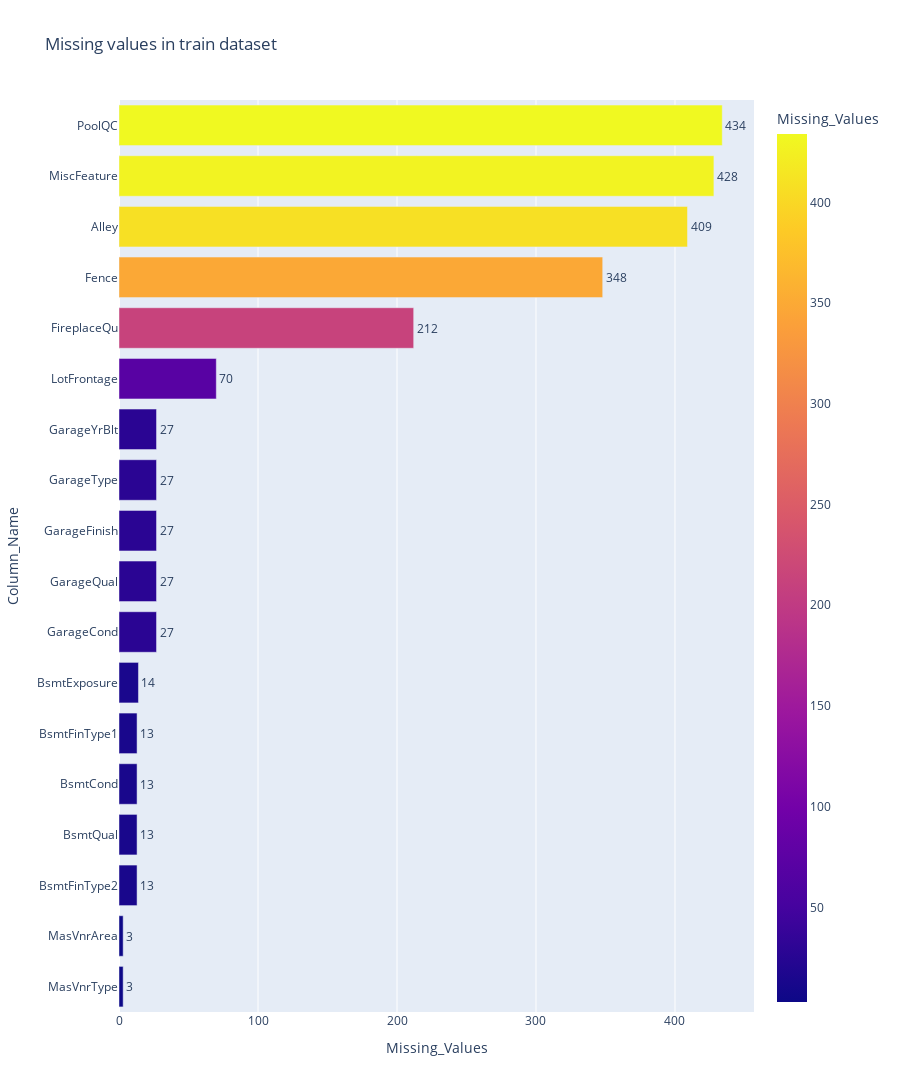

Notebook source saved alongside this figure:
### Code cell
fig = px.bar(temp_df.sort_values(by='Missing_Values'), x='Missing_Values', y='Column_Name',
             orientation='h', height=1500, width=900, color='Missing_Values', text='Missing_Values', title='Missing values in train dataset')
fig.update_traces(textposition='outside')
fig.show()

### Figure 1 — Plotly figure (JSON) as saved in the notebook; plotly's stock layout.template omitted (floating-point values rounded to 4 significant figures)
{"data": [{"alignmentgroup": "True", "hovertemplate": "Missing_Values=%{marker.color}<br>Column_Name=%{y}<extra></extra>", "legendgroup": "", "marker": {"color": [3, 3, 13, 13, 13, 13, 14, 27, 27, 27, 27, 27, 70, 212, 348, 409, 428, 434], "coloraxis": "coloraxis", "pattern": {"shape": ""}}, "name": "", "offsetgroup": "", "orientation": "h", "showlegend": false, "text": [3, 3, 13, 13, 13, 13, 14, 27, 27, 27, 27, 27, 70, 212, 348, 409, 428, 434], "textposition": "outside", "type": "bar", "x": [3, 3, 13, 13, 13, 13, 14, 27, 27, 27, 27, 27, 70, 212, 348, 409, 428, 434], "xaxis": "x", "y": ["MasVnrType", "MasVnrArea", "BsmtFinType2", "BsmtQual", "BsmtCond", "BsmtFinType1", "BsmtExposure", "GarageCond", "GarageQual", "GarageFinish", "GarageType", "GarageYrBlt", "LotFrontage", "FireplaceQu", "Fence", "Alley", "MiscFeature", "PoolQC"], "yaxis": "y"}], "layout": {"barmode": "relative", "coloraxis": {"colorbar": {"title": {"text": "Missing_Values"}}, "colorscale": [[0, "#0d0887"], [0.1111, "#46039f"], [0.2222, "#7201a8"], [0.3333, "#9c179e"], [0.4444, "#bd3786"], [0.5556, "#d8576b"], [0.6667, "#ed7953"], [0.7778, "#fb9f3a"], [0.8889, "#fdca26"], [1, "#f0f921"]]}, "height": 1500, "legend": {"tracegroupgap": 0}, "title": {"text": "Missing values in train dataset"}, "width": 900, "xaxis": {"anchor": "y", "domain": [0, 1], "title": {"text": "Missing_Values"}}, "yaxis": {"anchor": "x", "domain": [0, 1], "title": {"text": "Column_Name"}}}}
